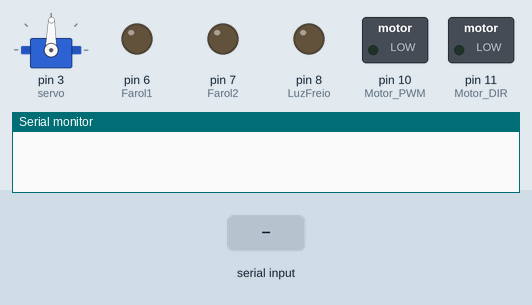
This sketch was run on a simulated Arduino Uno, built with avr-gcc and run on an emulated ATmega328P. Shown: servo, switched loads named in the sketch (green lamp = pin HIGH), output pins drawn as LEDs (lit = HIGH), the last lines printed to the serial monitor. The test bench sets the inputs (shaded band).

Above: at 1.2 s.
1.3 s: "R" received over Serial
At 1.9 s:
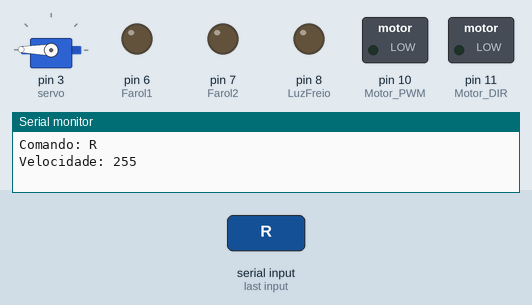
2.8 s: byte 73 ('I') received over Serial
At 4.0 s:
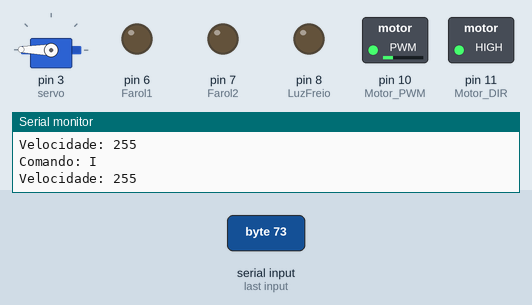
4.3 s: "L" received over Serial
At 5.4 s:
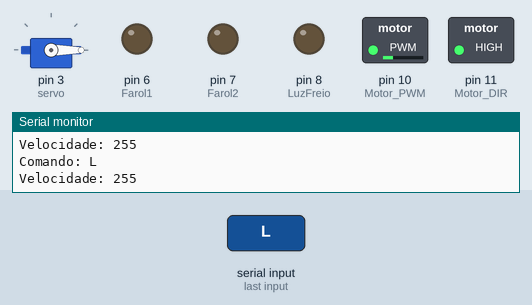
5.8 s: "W" received over Serial
At 6.5 s:
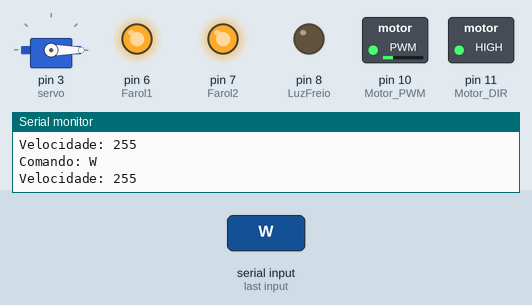
7.3 s: "U" received over Serial
At 7.6 s:
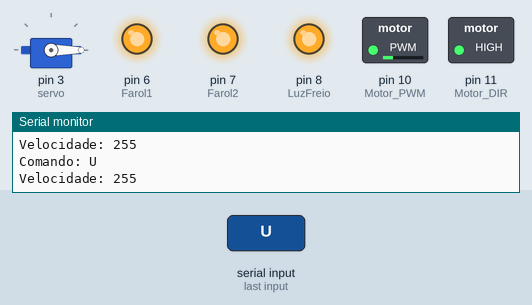
8.8 s: "w" received over Serial
At 10.0 s:
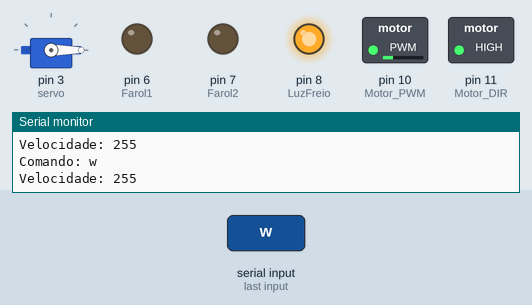
Timing chart, 0 to 11.3 s (numbered marks = the images above; inputs shaded):
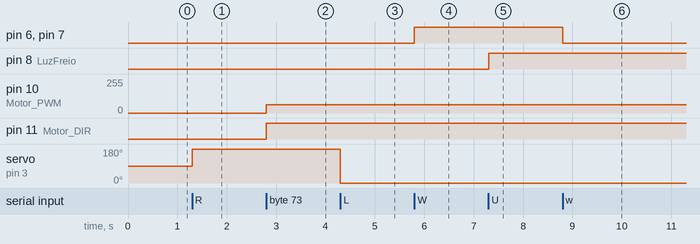

The sketch:

Prot_tipo_Sistemas_Microcontrolados.ino
```cpp
#include <Servo.h>
#define Farol1 6 //Luzes frontais
#define Farol2 7 //Luzes frontais
#define LuzFreio 8 //Luzes traseiras
#define Motor_PWM 10 //Porta do controle de velocidade do motor
#define Motor_DIR 11 //Porta qye define a direção do giro do motor

Servo servo;
char c; //Comando
int mSpeed = 255, speedCoef = 4; //Velocidade do motor

void setup() {
  Serial.begin(9600);
  servo.attach(3);
  servo.write(89);
  pinMode(Farol1, OUTPUT);
  pinMode(Farol2, OUTPUT);
  pinMode(LuzFreio, OUTPUT);
  pinMode( Motor_DIR, OUTPUT );
  pinMode( Motor_PWM, OUTPUT );
  digitalWrite( Motor_DIR, LOW );
  digitalWrite( Motor_PWM, LOW );
}

//Controle de direção
void direcao(char dir){
  if(dir=='R') servo.write(179);
  if(dir=='L') servo.write(0);
}

void luzes(char op){
  if(op=='W') {
    digitalWrite(Farol1, 1);
    digitalWrite(Farol2, 1);
  }
  if(op=='w') {
    digitalWrite(Farol1, 0);
    digitalWrite(Farol2, 0);
  }
  if(op=='U') digitalWrite(LuzFreio, 1);
  if(op=='u') digitalWrite(LuzFreio, 0);
}

void motor(char dir){
  if(c=='F'){
    digitalWrite(Motor_DIR, HIGH);
    analogWrite(Motor_PWM, mSpeed/speedCoef);
  }
  if(c=='B'){
    delay(100);
    digitalWrite(Motor_DIR, LOW);
    analogWrite(Motor_PWM, 255);
  }
}

void stopRobot(){
  //Para o motor quando nenhuma tecla for acionada
  digitalWrite(Motor_DIR, LOW);
  digitalWrite(Motor_PWM, LOW);
  //Coloca o servo na posição central quando nenhuma tecla for acionada
  servo.write(89);
}

void velocidade(char c){
  if(c=='0') mSpeed = 100;
  if(c=='1') mSpeed = 115;
  if(c=='2') mSpeed = 130;
  if(c=='3') mSpeed = 145;
  if(c=='4') mSpeed = 160;
  if(c=='5') mSpeed = 175;
  if(c=='6') mSpeed = 190;
  if(c=='7') mSpeed = 205;
  if(c=='8') mSpeed = 220;
  if(c=='9') mSpeed = 235;
  if(c=='q') mSpeed = 255;
}

void panic(){
  stopRobot();
  luzes('w');
  luzes('u');
}

void movDiagonal(char op){
  if(op=='I'){
    direcao('R');
    digitalWrite(Motor_DIR, HIGH);
    analogWrite(Motor_PWM, mSpeed/speedCoef);
  }
  if(op=='G'){
    direcao('L');
    digitalWrite(Motor_DIR, HIGH);
    analogWrite(Motor_PWM, mSpeed/speedCoef);
  }
  if(op=='J'){
    direcao('R');
    digitalWrite(Motor_DIR, LOW);
    analogWrite(Motor_PWM, mSpeed);
    }
  if(op=='H'){
    direcao('L');
    digitalWrite(Motor_DIR, LOW);
    analogWrite(Motor_PWM, mSpeed);
  }
}

void loop() {
  if(Serial.available()>0){
    //Comando recebido pela porta serial via módulo bluetooth HC-06
    c = Serial.read();
    //Controle da velocidade de giro do motor
    if(c=='0' || c=='1' || c=='2' || c=='3' || c=='4' || c=='5' ||
       c=='6' || c=='7' || c=='8' || c=='9' || c=='q') velocidade(c);

    //Controle do servo
    if(c=='R' || c=='L') direcao(c);
    if(c=='I' || c=='G' || c=='H' || c=='J') movDiagonal(c);

    //Controle das luzes
    if(c=='W' || c=='w' || c=='U' || c=='u') luzes(c);

    //Controle do motor
    if(c=='F' || c=='B') motor(c);

    //Para quando as teclas estiverem soltas
    if(c=='S') stopRobot();

    //Para tudo
    if(c=='X') panic();

    Serial.print("Comando: ");
    Serial.println(c);
    Serial.print("Velocidade: ");
    Serial.println(mSpeed);
  }
}
```

Measured:
- after the input at 1.3 s, servo on pin 3 (servo): 89° → 179° at once
- after the input at 2.8 s, pin 10 (Motor_PWM): 0/255 → 63/255 at once; pin 11 (Motor_DIR): LOW → HIGH at once
- after the input at 4.3 s, servo on pin 3 (servo): 179° → 0° at once
- after the input at 5.8 s, pin 6 (Farol1), pin 7 (Farol2): LOW → HIGH at once
- after the input at 7.3 s, pin 8 (LuzFreio): LOW → HIGH at once
- after the input at 8.8 s, pin 6 (Farol1), pin 7 (Farol2): HIGH → LOW at once
